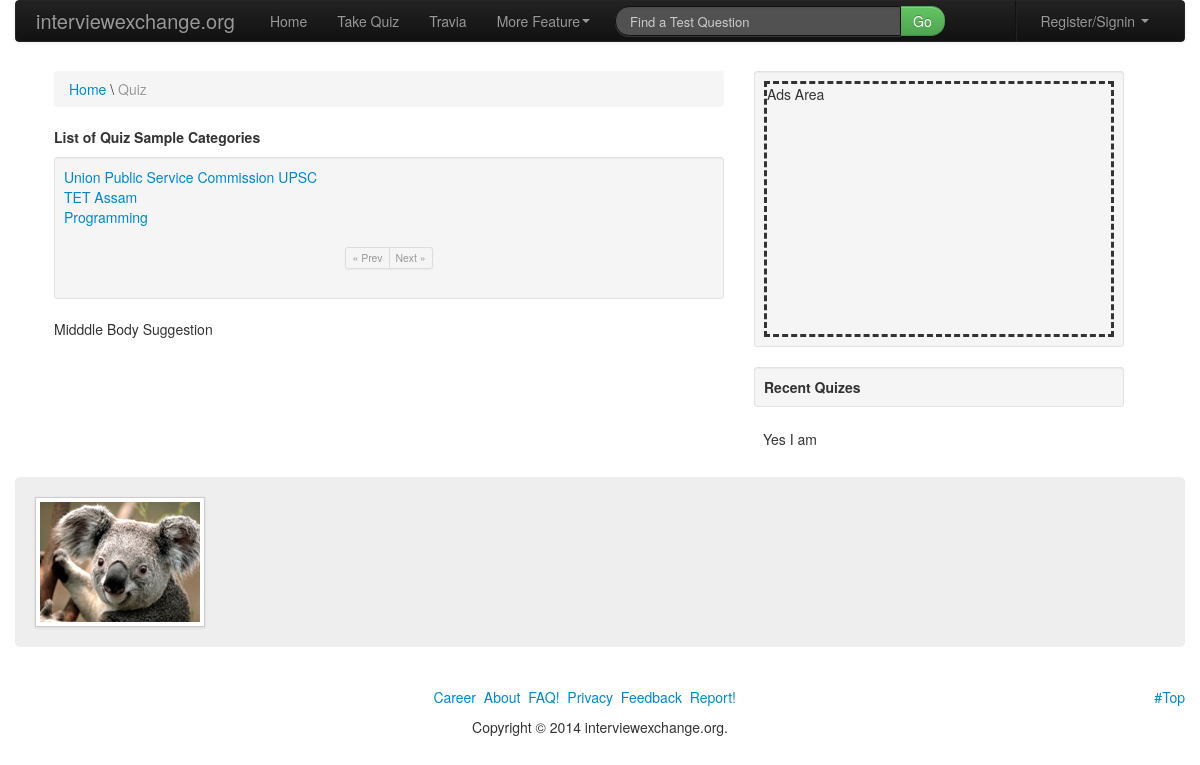
Page /quiz.php on the earlier database version.
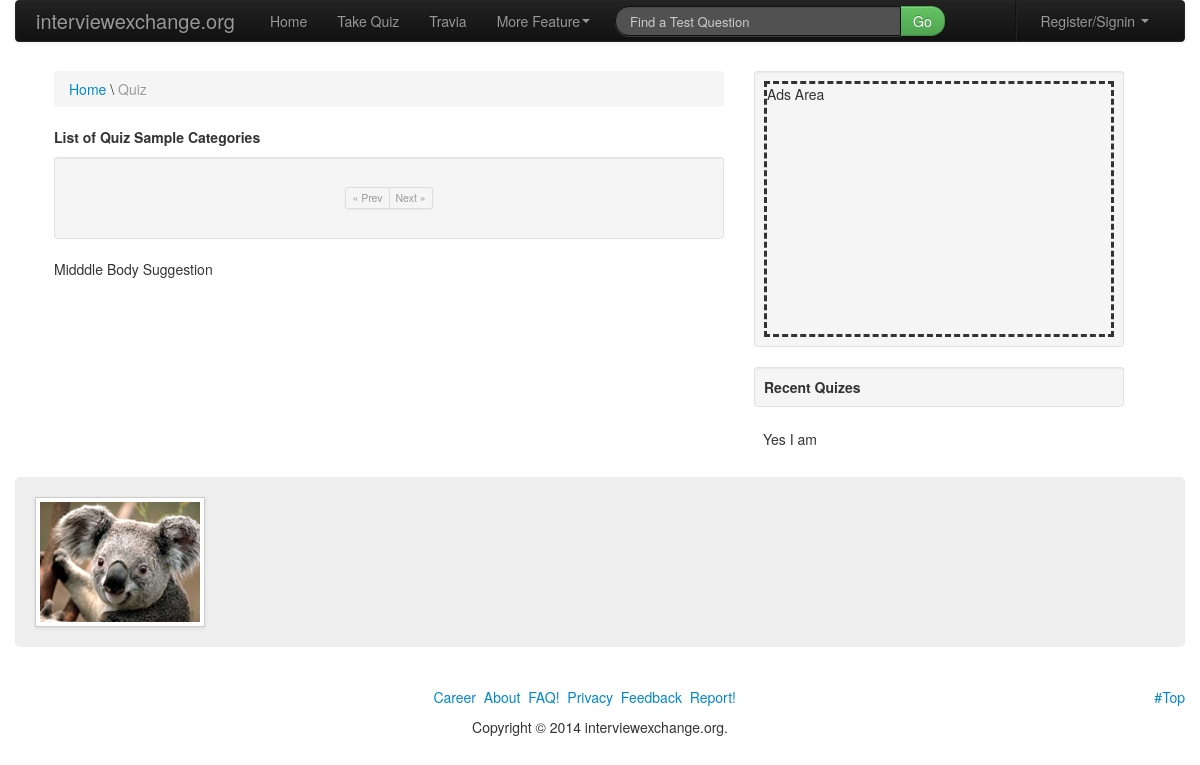
Same page on the later database version.
### tables this page shows
CREATE TABLE IF NOT EXISTS `quiz_category` (
  `id` bigint(20) NOT NULL AUTO_INCREMENT,
  `name` varchar(100) DEFAULT NULL,
  `description` varchar(500) DEFAULT NULL,
  `keywords` varchar(500) DEFAULT NULL,
  `created_on` datetime DEFAULT NULL,
  `created_by_uid` bigint(20) NOT NULL,
  `is_verified` tinyint(1) DEFAULT '0',
  PRIMARY KEY (`id`),
  KEY `fk_quiz_category_User1_idx` (`created_by_uid`)
);

### inc/functions.php (called while the page is built, shortened)
<?php
class Functions{
			function selectQueries($str){
				$c=new DBCon();
				$con=$c->conN();
				$stmt=$con->prepare($str);
				$stmt->execute();
				$rows=$stmt->fetchAll();
				return $rows;
			}
	}
?>

### quiz.php (the view, shortened to what the changed rows need)
   <?php
	require_once('inc/functions.php');
	$f=new Functions();
	if(isset($_GET['flt'])){
		$filter=$_GET['flt'];
		}
	else{
		$filter='all';
		}
	if(isset($_GET['st'])){
			$start=$_GET['st'];
		}
	else{
			$start=0;
		}
?>
   <!DOCTYPE HTML PUBLIC "-//W3C//DTD HTML 4.01 Transitional//EN" "http://www.w3.org/TR/html4/loose.dtd">
   <html>
   <head>
   <link href="assets/css/bootstrap.min.css" rel="stylesheet" media="screen">
   <link href="assets/css/style.css" rel="stylesheet">
   </head>
   <body>
   <div class="container">
       	 <div class="container-fluid well-small">
           	<div class="span7">
                   <div>
                   <?php
					if(isset($_GET['quiz-cat'])){
						$quizCategory=$_GET['quiz-cat'];
						if(isset($_GET['quiz-sub-cat'])){
							$quizSubCategory=$_GET['quiz-sub-cat'];
							$selectQuizSubCategory="SELECT id FROM quiz_sub_category WHERE name='".$quizSubCategory."' LIMIT 1";
							$rowQuizSubCategoryID=$f->selectQuery($selectQuizSubCategory);
							?>
                               <div>
                                   <h4>Categories</h4>
                                   <div>
                                       <ul class="nav nav-pills">
                                           <li <?php if($filter=='all') echo 'class="active"'?>>
                                               <a href="quiz.php?quiz-cat=<?php echo $quizCategory?>&quiz-sub-cat=<?php echo $quizSubCategory?>&flt=all">All</a>
                                           </li>
                                           <li <?php if($filter=='recent') echo 'class="active"'?>>
                                               <a href="quiz.php?quiz-cat=<?php echo $quizCategory?>&quiz-sub-cat=<?php echo $quizSubCategory?>&flt=recent">Recent Quiz</a>
                                           </li>
                                           <li <?php if($filter=='challenges') echo 'class="active"'?>>
                                               <a href="quiz.php?quiz-cat=<?php echo $quizCategory?>&quiz-sub-cat=<?php echo $quizSubCategory?>&flt=challenges">Recent Challenges</a>
                                           </li>
                                       </ul>
                                   </div>
                                   <div>
                                       <div class="well-small">
                                       <?php
                                           if($filter=='challenges'){
                                       ?>
                                           <ul class="nav nav-pills" style="margin-top:-25px;margin-bottom:-10px;">
                                               <li <?php
                                                   if(isset($_GET['order']))
                                                       if(($_GET['order'])=='newest')
                                                           echo 'class="active"';
                                                       else if(($_GET['order'])=='')
                                                           echo 'class="active"';
                                                   else
                                                       echo '';
                                               ?>><a href="quiz.php?quiz-cat=<?php echo $quizCategory?>&quiz-sub-cat=<?php echo $quizSubCategory?>&flt=challenges&order=newest">Latest First</a></li>
                                               <li <?php
                                                   if(isset($_GET['order']))
                                                       if(($_GET['order'])=='oldest')
                                                           echo 'class="active"';
                                                       else
                                                           echo '';
                                                   else
                                                       echo '';
                                               ?>><a href="quiz.php?quiz-cat=<?php echo $quizCategory?>&quiz-sub-cat=<?php echo $quizSubCategory?>&flt=challenges&order=oldest">Oldest First</a></li>
                                           </ul>
                                       <?php
                                       }
                                       ?>
                                       </div>
                                       <p class="well well-small">
                                           <?php
                                           if($filter=='recent')
                                           {
                                               $strQuiz="SELECT * FROM quiz WHERE quiz_sub_category_id='".$rowQuizSubCategoryID[0]."' AND is_published=1 ORDER BY created_on DESC LIMIT $start,5";
                                           }
                                           else if($filter=='challenge'){
                                                   $strQuiz="SELECT * FROM quiz ";
                                               }
                                           else{
                                               $strQuiz="SELECT * FROM quiz WHERE quiz_sub_category_id='".$rowQuizSubCategoryID[0]."' AND is_published=1 LIMIT $start,5";
                                           }
                                           $rowQuizAll=$f->selectQueries("SELECT * FROM quiz");
                                           $rowQuizes=$f->selectQueries($strQuiz);
                                           foreach($rowQuizes as $rowQuiz){
												$selectCountQuizQuestion="SELECT * FROM quiz_questions WHERE quiz_id='".$rowQuiz['id']."'";
												$quizQuestionCount=$f->selectQueries($selectCountQuizQuestion);
                                               ?>
                                                   <a href="quizquestion.php?quizid=<?php echo $rowQuiz['id']?>"><?php echo $rowQuiz['name'].' (Total <strong>'.count($quizQuestionCount).'</strong> Questions)<br>';?></a>
                                               <?php
                                               }
                                           ?>
                                       </p>
                                       <div class="pagination pagination-mini pagination-centered">
                                           <ul>
                                               <?php
                                               if($start<=0)
                                                   $cls='class="disabled"';
											else
												$cls='';
                                               ?>
                                               <li <?php echo $cls;?>><?php if($start<=0){echo '<a href="#">&laquo; Prev</a>';}else{?><a href="quiz.php?quiz-cat=<?php echo $quizCategory?>&quiz-sub-cat=<?php echo $quizSubCategory?>&flt=<?php echo $filter?>&st=<?php echo ($start-5)?>">&laquo;Prev</a><?php }?></li>
                                               <?php
                                               if(($start+12)>=count($rowQuizAll)){
                                                   $crs='class="disabled"';
											}else{
												$crs='';
												}
                                               ?>
                                               <li <?php echo $crs; ?>><?php if(($start+2)>=count($rowQuizes)){echo '<a href="#">Next &raquo;</a>';}else{?><a href="quiz.php?quiz-cat=<?php echo $quizCategory?>&quiz-sub-cat=<?php echo $quizSubCategory?>&flt=<?php echo $filter?>&st=<?php echo ($start+5)?>">Next &raquo;</a><?php }?></li>
                                           </ul>
                                       </div>
                                   </div>
                               </div>
                               <?php
							}
						else{
							$selectQuizCategory="SELECT * FROM quiz_category WHERE name='".$quizCategory."' LIMIT 1";
							$rowQuizCategory=$f->selectQuery($selectQuizCategory);
							echo '<h4>'.str_replace('_',' ',$rowQuizCategory['name']).'</h4>';
							echo '<div class="well-small">'.$rowQuizCategory['description'].'</div>';
							echo 'Categories under <strong>'.str_replace('_',' ',$rowQuizCategory['name']).'</strong><br>';
							echo '<div class="well-small">';
							if(isset($_GET['sub-cat-start'])&&!empty($_GET['sub-cat-start'])){
							$subCatStart=$_GET['sub-cat-start'];
							}
							else{
								$subCatStart=0;
								}
							$selectQuizSubCategory="SELECT * FROM quiz_sub_category WHERE quiz_category_id='".$rowQuizCategory['id']."' LIMIT ".$subCatStart.",10";
							$rowsQuizSubCategory=$f->selectQueries($selectQuizSubCategory);
							foreach($rowsQuizSubCategory as $rowQuizSubCategory){
								echo '<a href="quiz.php?quiz-cat='.$quizCategory.'&quiz-sub-cat='.$rowQuizSubCategory['name'].'">'.str_replace('_',' ',$rowQuizSubCategory['name']).'</a><br />';
								}
								?>
                                   <div class="pagination pagination-mini pagination-centered">
                                       <ul>
                                           <?php
                                           if($subCatStart<=10)
                                               $clsSubCat='class="disabled"';
                                           else
                                               $clsSubCat='';
                                           ?>
                                           <li <?php echo $clsSubCat;?>><?php if($subCatStart<=10){echo '<a href="#">&laquo; Prev</a>';}else{?><a href="quiz.php?quiz-cat=".$quizCategory."&sub-cat-start=<?php echo ($catStart-10)?>">&laquo;Prev</a><?php }?></li>
                                           <?php
                                           if(($start+12)>=count($rowsQuizSubCategory)){
                                               $crsSubCat='class="disabled"';
                                           }else{
                                               $crsSubCat='';
                                               }
                                           ?>
                                           <li <?php echo $crsSubCat; ?>><?php if(($subCatStart+12)>=count($rowsQuizSubCategory)){echo '<a href="#">Next &raquo;</a>';}else{?><a href="quiz.php?quiz-cat=".$quizCategory."&sub-cat-start=<?php echo ($subCatStart+10)?>">Next &raquo;</a><?php }?></li>
                                       </ul>
                                   </div>
                                   <?php
							echo '</div>';
						}
						}
					else{
					echo '<div class="well well-small">';
					if(isset($_GET['cat-start'])&&!empty($_GET['cat-start'])){
							$catStart=$_GET['cat-start'];
						}
						else{
							$catStart=0;
							}
					$selectQuizCategory="SELECT * FROM quiz_category LIMIT ".$catStart.",10";
					$rowsQuizCategory=$f->selectQueries($selectQuizCategory);
					foreach($rowsQuizCategory as $rowQuizCategory){
						echo '<a href="quiz.php?quiz-cat='.$rowQuizCategory['name'].'">'.str_replace('_',' ',$rowQuizCategory['name']).'</a><br>';
						}
						?>
                           <div class="pagination pagination-mini pagination-centered">
                               <ul>
                               </ul>
                           </div>
                           <?php
					echo '</div>';
					}
				?>
                   </div>
          		</div>
	</div>
   </div>
   </body>
   </html>

Differences in the rows shown:
removed quiz_category: name "Union Public Service Commission UPSC"
removed quiz_category: name "TET Assam"
removed quiz_category: name "Programming"
